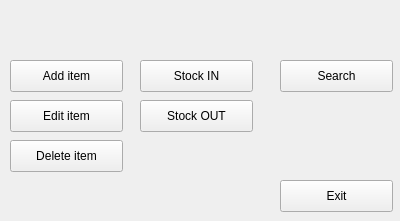
<?xml version="1.0" encoding="UTF-8"?>
<ui version="4.0">
 <class>MainWindow</class>
 <widget class="QMainWindow" name="MainWindow">
  <property name="geometry">
   <rect>
    <x>0</x>
    <y>0</y>
    <width>400</width>
    <height>221</height>
   </rect>
  </property>
  <property name="windowTitle">
   <string>Database</string>
  </property>
  <widget class="QWidget" name="centralWidget">
   <widget class="QPushButton" name="Out">
    <property name="geometry">
     <rect>
      <x>140</x>
      <y>100</y>
      <width>113</width>
      <height>32</height>
     </rect>
    </property>
    <property name="text">
     <string>Stock OUT</string>
    </property>
   </widget>
   <widget class="QPushButton" name="Edit_item">
    <property name="geometry">
     <rect>
      <x>10</x>
      <y>100</y>
      <width>113</width>
      <height>32</height>
     </rect>
    </property>
    <property name="text">
     <string>Edit item</string>
    </property>
   </widget>
   <widget class="QPushButton" name="In">
    <property name="geometry">
     <rect>
      <x>140</x>
      <y>60</y>
      <width>113</width>
      <height>32</height>
     </rect>
    </property>
    <property name="text">
     <string>Stock IN</string>
    </property>
   </widget>
   <widget class="QPushButton" name="ext">
    <property name="geometry">
     <rect>
      <x>280</x>
      <y>180</y>
      <width>113</width>
      <height>32</height>
     </rect>
    </property>
    <property name="text">
     <string>Exit</string>
    </property>
   </widget>
   <widget class="QPushButton" name="Search">
    <property name="geometry">
     <rect>
      <x>280</x>
      <y>60</y>
      <width>113</width>
      <height>32</height>
     </rect>
    </property>
    <property name="text">
     <string>Search</string>
    </property>
   </widget>
   <widget class="QPushButton" name="Add_item">
    <property name="geometry">
     <rect>
      <x>10</x>
      <y>60</y>
      <width>113</width>
      <height>32</height>
     </rect>
    </property>
    <property name="text">
     <string>Add item</string>
    </property>
   </widget>
   <widget class="QPushButton" name="del">
    <property name="geometry">
     <rect>
      <x>10</x>
      <y>140</y>
      <width>113</width>
      <height>32</height>
     </rect>
    </property>
    <property name="text">
     <string>Delete item</string>
    </property>
   </widget>
   <widget class="QLabel" name="output">
    <property name="geometry">
     <rect>
      <x>40</x>
      <y>20</y>
      <width>321</width>
      <height>20</height>
     </rect>
    </property>
    <property name="text">
     <string/>
    </property>
    <property name="alignment">
     <set>Qt::AlignCenter</set>
    </property>
   </widget>
  </widget>
 </widget>
 <layoutdefault spacing="6" margin="11"/>
 <tabstops>
  <tabstop>Add_item</tabstop>
  <tabstop>Edit_item</tabstop>
  <tabstop>del</tabstop>
  <tabstop>In</tabstop>
  <tabstop>Out</tabstop>
  <tabstop>Search</tabstop>
  <tabstop>ext</tabstop>
 </tabstops>
 <resources/>
 <connections/>
</ui>
